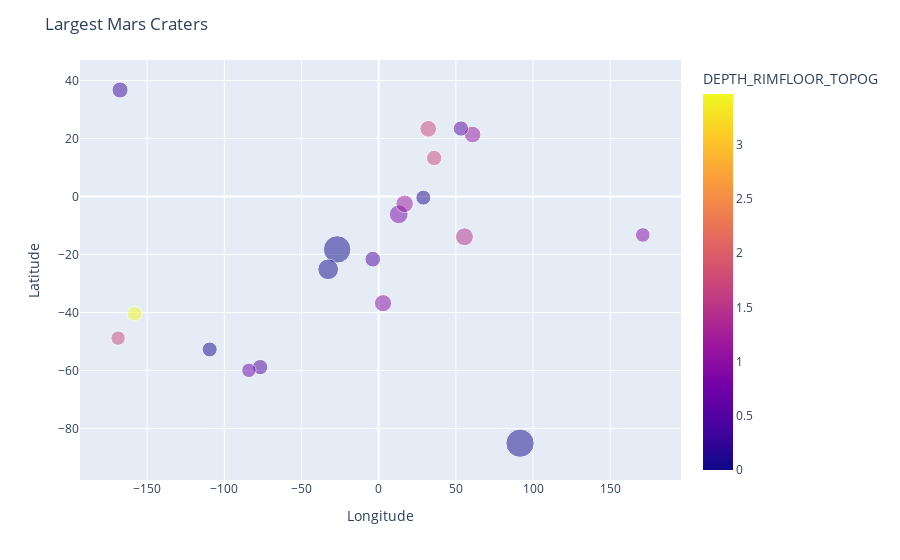

The notebook cell this image was saved under:
### Code cell
fig = px.scatter(df_top, x='LONGITUDE_CIRCLE_IMAGE', y='LATITUDE_CIRCLE_IMAGE',
                 color='DEPTH_RIMFLOOR_TOPOG', size='DIAM_CIRCLE_IMAGE', 
                 hover_name='CRATER_NAME', opacity=0.5)
fig.update_layout(title='Largest Mars Craters',
                  xaxis_title='Longitude',  
                  yaxis_title='Latitude')
fig.show()

### Figure 1 — Plotly figure (JSON) as saved in the notebook; plotly's stock layout.template omitted (floating-point values rounded to 4 significant figures)
{"data": [{"hovertemplate": "<b>%{hovertext}</b><br><br>LONGITUDE_CIRCLE_IMAGE=%{x}<br>LATITUDE_CIRCLE_IMAGE=%{y}<br>DIAM_CIRCLE_IMAGE=%{marker.size}<br>DEPTH_RIMFLOOR_TOPOG=%{marker.color}<extra></extra>", "hovertext": ["Prometheus", "Ladon", " ", " ", "Huygens", "Schiaparelli", " ", "Cassini", "Antoniadi", " ", " ", "Tikhonravov", " ", " ", " ", " ", "Newton", "de Vaucouleurs", " ", "Copernicus"], "legendgroup": "", "marker": {"color": [0, 0, 0, 0.82, 1.44, 1.14, 0.95, 1.73, 1.12, 0.29, 0.42, 1.74, 0.44, 0.52, 0, 0.13, 3.47, 0.91, 0.68, 1.72], "coloraxis": "coloraxis", "opacity": 0.5, "size": [1164.0, 1097.0, 624.5, 512.8, 467.2, 445.8, 427.1, 408.2, 400.9, 376.4, 358.7, 343.7, 341.1, 340.1, 326.8, 325.8, 312.4, 311.7, 302.0, 301.8], "sizemode": "area", "sizeref": 2.911, "symbol": "circle"}, "mode": "markers", "name": "", "orientation": "v", "showlegend": false, "type": "scatter", "x": [91.59, -26.91, -32.73, 12.96, 55.58, 16.8, 2.813, 32.11, 60.83, -167.6, -3.827, 35.93, -76.8, 53.24, -109.5, 28.93, -158.1, 171.1, -84.1, -168.8], "xaxis": "x", "y": [-85.08, -18.24, -25.1, -6.13, -13.88, -2.508, -36.77, 23.35, 21.38, 36.75, -21.61, 13.28, -58.84, 23.46, -52.74, -0.374, -40.43, -13.25, -59.94, -48.84], "yaxis": "y"}], "layout": {"coloraxis": {"colorbar": {"title": {"text": "DEPTH_RIMFLOOR_TOPOG"}}, "colorscale": [[0, "#0d0887"], [0.1111, "#46039f"], [0.2222, "#7201a8"], [0.3333, "#9c179e"], [0.4444, "#bd3786"], [0.5556, "#d8576b"], [0.6667, "#ed7953"], [0.7778, "#fb9f3a"], [0.8889, "#fdca26"], [1, "#f0f921"]]}, "legend": {"itemsizing": "constant", "tracegroupgap": 0}, "margin": {"t": 60}, "title": {"text": "Largest Mars Craters"}, "xaxis": {"anchor": "y", "domain": [0, 1], "title": {"text": "Longitude"}}, "yaxis": {"anchor": "x", "domain": [0, 1], "title": {"text": "Latitude"}}}}
